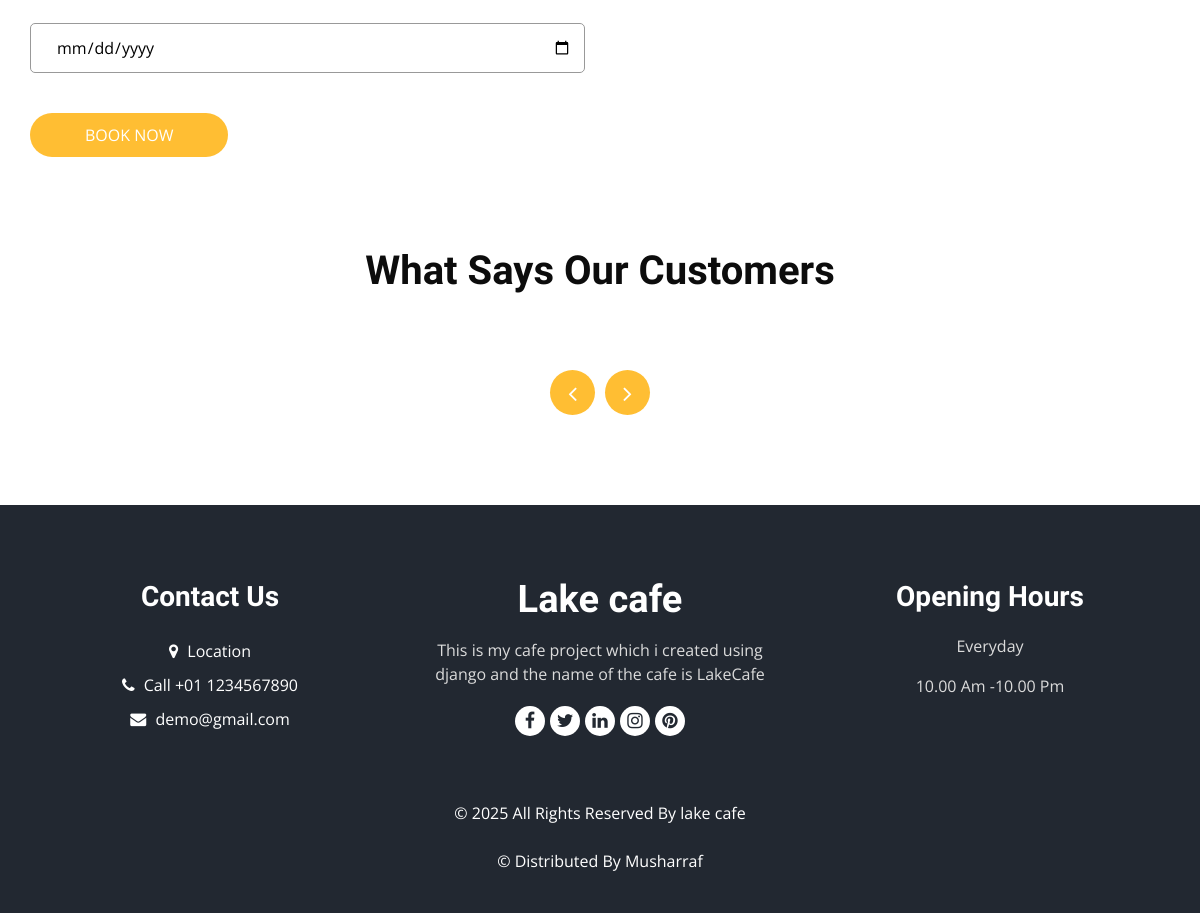
The app's page / (lower part), older data.
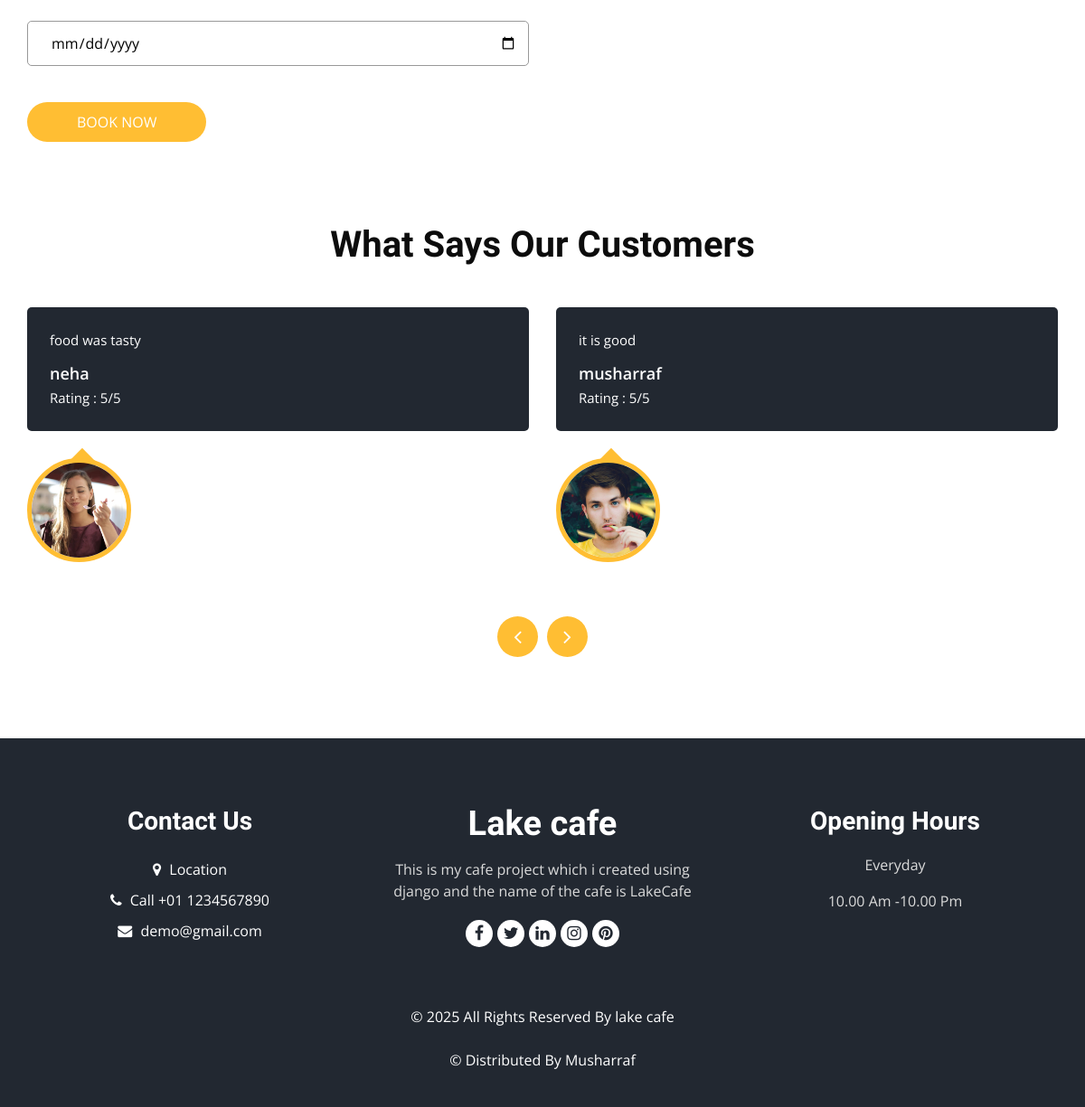
The same page, newer data.
### app/models.py (models this page shows, shortened)
class Feedback(models.Model):
    user_name = models.CharField(max_length=15)
    description = models.TextField()
    rating = models.IntegerField(validators=[MinValueValidator(1), MaxValueValidator(5)])
    image = models.ImageField(upload_to='items/', blank=True, null=True)

### app/views.py (the view)
# urls.py: path('',HomeView,name="Home"),
def HomeView(request):
    items = Items.objects.all()
    list = ItemList.objects.all()
    review = Feedback.objects.all()
    return render(request, 'home.html', {'items': items, 'list': list, 'review': review})

### templates/home.html (shortened to what this page needs)
{% extends "base.html" %}
{% load static %}
{% block main %}
  <section class="book_section layout_padding">
    <div class="container">
        <div class="row">
            <div class="col-md-6">
                <div class="form_container">
                    <form action="{% url 'Book_Table' %}" method='POST'>{% csrf_token %}
                        <div>
                            <input type="date" required name="booking_data" class="form-control">
                        </div>
                        <div class="btn_box">
                            <button>Book Now</button>
                        </div>
                    </form>
                </div>
            </div>
            <div class="col-md-6">
                <div class="map_container "><div id="googleMap"></div></div>
            </div>
        </div>
    </div>
</section>
     <section class="client_section layout_padding-bottom">
        <div class="container">
          <div class="heading_container heading_center psudo_white_primary mb_45">
            <h2>
              What Says Our Customers
            </h2>
          </div>
          <div class="carousel-wrap row ">
            <div class="owl-carousel client_owl-carousel">
              {% for k in review %}
              <div class="item">
                <div class="box">
                  <div class="detail-box">
                    <p>
                      {{k.description}}
                    </p>
                    <h6>
                      {{k.user_name}}
                    </h6>
                    <p>
                      Rating : {{k.rating}}/5
                    </p>
                  </div>
                  <div class="img-box">
                    <img src="/media/{{k.image}}" alt="{{k.image}}" class="box-img">
                  </div>
                </div>
              </div>
              {% endfor %}
            </div>
          </div>
        </div>
      </section>
  {% endblock main %}

Row changes from the older to the newer data that the page shows:
added Feedback: description "food was tasty", user_name "neha", rating "5", image (picture)
added Feedback: description "it is good", user_name "musharraf", rating "5", image (picture)
